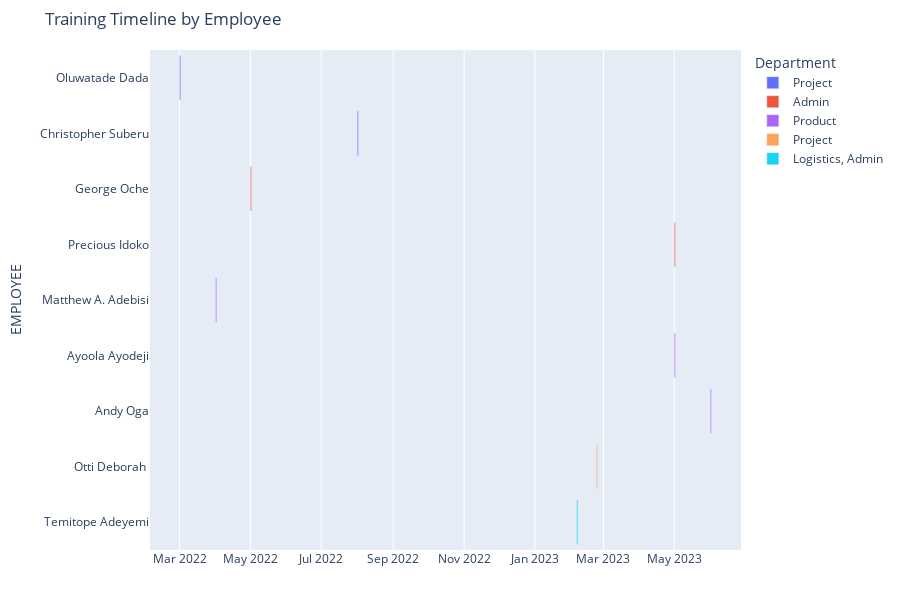

Notebook code for this chart:
### Markdown cell above
### Interactive Training Timeline by Employee

To visualise when each staff member is expected to complete training, an interactive Gantt-style timeline was generated using Plotly:

### Code cell
# Copy and convert date
df_timeline = df_training_cleaned.copy()
df_timeline['TARGET COMPLETION DATE'] = pd.to_datetime(df_timeline['TARGET COMPLETION DATE'])

# Create dummy end date for visibility
df_timeline['End Date'] = df_timeline['TARGET COMPLETION DATE'] + pd.Timedelta(days=1)

# Count employees to scale chart height
num_employees = df_timeline['EMPLOYEE'].nunique()
chart_height = max(400, num_employees * 60)

# Plot
fig = px.timeline(
    df_timeline,
    x_start="TARGET COMPLETION DATE",
    x_end="End Date",
    y="EMPLOYEE",
    color="DEPARTMENT/UNIT",
    title='Training Timeline by Employee',
    labels={"DEPARTMENT/UNIT": "Department"}
)

fig.update_yaxes(autorange="reversed")
fig.update_layout(
    height=chart_height,
    margin=dict(l=150, r=50, t=50, b=50),
    font=dict(size=12)
)

fig.show()

### Figure 1 — Plotly figure (JSON) as saved in the notebook; plotly's stock layout.template omitted (floating-point values rounded to 4 significant figures)
{"data": [{"alignmentgroup": "True", "base": ["2022-03-01T00:00:00", "2022-08-01T00:00:00"], "hovertemplate": "Department=Project<br>TARGET COMPLETION DATE=%{base}<br>End Date=%{x}<br>EMPLOYEE=%{y}<extra></extra>", "legendgroup": "Project", "marker": {"color": "#636efa", "pattern": {"shape": ""}}, "name": "Project", "offsetgroup": "Project", "orientation": "h", "showlegend": true, "textposition": "auto", "type": "bar", "x": [86400000, 86400000], "xaxis": "x", "y": ["Oluwatade Dada", "Christopher Suberu"], "yaxis": "y"}, {"alignmentgroup": "True", "base": ["2022-05-01T00:00:00", "2023-05-01T00:00:00"], "hovertemplate": "Department=Admin<br>TARGET COMPLETION DATE=%{base}<br>End Date=%{x}<br>EMPLOYEE=%{y}<extra></extra>", "legendgroup": "Admin", "marker": {"color": "#EF553B", "pattern": {"shape": ""}}, "name": "Admin", "offsetgroup": "Admin", "orientation": "h", "showlegend": true, "textposition": "auto", "type": "bar", "x": [86400000, 86400000], "xaxis": "x", "y": ["George Oche", "Precious Idoko"], "yaxis": "y"}, {"alignmentgroup": "True", "base": ["2022-04-01T00:00:00", "2023-05-01T00:00:00", "2023-06-01T00:00:00"], "hovertemplate": "Department=Product<br>TARGET COMPLETION DATE=%{base}<br>End Date=%{x}<br>EMPLOYEE=%{y}<extra></extra>", "legendgroup": "Product", "marker": {"color": "#ab63fa", "pattern": {"shape": ""}}, "name": "Product", "offsetgroup": "Product", "orientation": "h", "showlegend": true, "textposition": "auto", "type": "bar", "x": [86400000, 86400000, 86400000], "xaxis": "x", "y": ["Matthew A. Adebisi", "Ayoola Ayodeji", "Andy Oga"], "yaxis": "y"}, {"alignmentgroup": "True", "base": ["2023-02-23T00:00:00"], "hovertemplate": "Department=Project <br>TARGET COMPLETION DATE=%{base}<br>End Date=%{x}<br>EMPLOYEE=%{y}<extra></extra>", "legendgroup": "Project ", "marker": {"color": "#FFA15A", "pattern": {"shape": ""}}, "name": "Project ", "offsetgroup": "Project ", "orientation": "h", "showlegend": true, "textposition": "auto", "type": "bar", "x": [86400000], "xaxis": "x", "y": ["Otti Deborah "], "yaxis": "y"}, {"alignmentgroup": "True", "base": ["2023-02-06T00:00:00"], "hovertemplate": "Department=Logistics, Admin<br>TARGET COMPLETION DATE=%{base}<br>End Date=%{x}<br>EMPLOYEE=%{y}<extra></extra>", "legendgroup": "Logistics, Admin", "marker": {"color": "#19d3f3", "pattern": {"shape": ""}}, "name": "Logistics, Admin", "offsetgroup": "Logistics, Admin", "orientation": "h", "showlegend": true, "textposition": "auto", "type": "bar", "x": [86400000], "xaxis": "x", "y": ["Temitope Adeyemi"], "yaxis": "y"}], "layout": {"barmode": "overlay", "font": {"size": 12}, "height": 600, "legend": {"title": {"text": "Department"}, "tracegroupgap": 0}, "margin": {"b": 50, "l": 150, "r": 50, "t": 50}, "title": {"text": "Training Timeline by Employee"}, "xaxis": {"anchor": "y", "domain": [0, 1], "type": "date"}, "yaxis": {"anchor": "x", "autorange": "reversed", "domain": [0, 1], "title": {"text": "EMPLOYEE"}}}}
